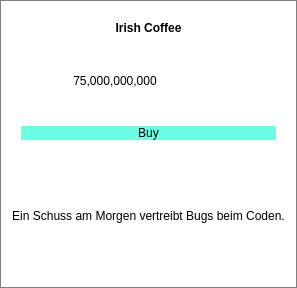
            <widget class="QFrame" name="upgradeFrameCoffee_4">
             <property name="enabled">
              <bool>true</bool>
             </property>
             <property name="minimumSize">
              <size>
               <width>208</width>
               <height>288</height>
              </size>
             </property>
             <property name="acceptDrops">
              <bool>true</bool>
             </property>
             <property name="styleSheet">
              <string notr="true">background: white;
border: 1px solid grey;</string>
             </property>
             <property name="frameShape">
              <enum>QFrame::StyledPanel</enum>
             </property>
             <property name="frameShadow">
              <enum>QFrame::Raised</enum>
             </property>
             <property name="lineWidth">
              <number>3</number>
             </property>
             <layout class="QVBoxLayout" name="verticalLayout_90">
              <item>
               <widget class="QFrame" name="frame_98">
                <property name="styleSheet">
                 <string notr="true">border: 0px;</string>
                </property>
                <property name="frameShape">
                 <enum>QFrame::StyledPanel</enum>
                </property>
                <property name="frameShadow">
                 <enum>QFrame::Raised</enum>
                </property>
                <layout class="QVBoxLayout" name="verticalLayout_91">
                 <item>
                  <widget class="QLabel" name="upgradeNameCoffee_4">
                   <property name="font">
                    <font>
                     <weight>75</weight>
                     <bold>true</bold>
                    </font>
                   </property>
                   <property name="text">
                    <string>Irish Coffee</string>
                   </property>
                   <property name="alignment">
                    <set>Qt::AlignCenter</set>
                   </property>
                  </widget>
                 </item>
                 <item>
                  <widget class="QFrame" name="frame_99">
                   <property name="frameShape">
                    <enum>QFrame::StyledPanel</enum>
                   </property>
                   <property name="frameShadow">
                    <enum>QFrame::Raised</enum>
                   </property>
                   <layout class="QHBoxLayout" name="horizontalLayout_63">
                    <item>
                     <widget class="QLabel" name="upgradeCostCoffee_4">
                      <property name="text">
                       <string>75,000,000,000</string>
                      </property>
                      <property name="alignment">
                       <set>Qt::AlignCenter</set>
                      </property>
                     </widget>
                    </item>
                    <item>
                     <widget class="QLabel" name="upgradeImgCoffee_4">
                      <property name="minimumSize">
                       <size>
                        <width>61</width>
                        <height>61</height>
                       </size>
                      </property>
                      <property name="maximumSize">
                       <size>
                        <width>61</width>
                        <height>61</height>
                       </size>
                      </property>
                      <property name="text">
                       <string/>
                      </property>
                      <property name="pixmap">
                       <pixmap resource="resources.qrc">:/images/u_coffee_4.png</pixmap>
                      </property>
                      <property name="scaledContents">
                       <bool>true</bool>
                      </property>
                     </widget>
                    </item>
                   </layout>
                  </widget>
                 </item>
                 <item>
                  <widget class="QPushButton" name="buyUpgradeCoffee_4">
                   <property name="minimumSize">
                    <size>
                     <width>80</width>
                     <height>0</height>
                    </size>
                   </property>
                   <property name="styleSheet">
                    <string notr="true">background:rgb(106, 255, 226);
font: 19pt &quot;Century Gothic&quot;;</string>
                   </property>
                   <property name="text">
                    <string>Buy</string>
                   </property>
                   <property name="default">
                    <bool>false</bool>
                   </property>
                  </widget>
                 </item>
                </layout>
               </widget>
              </item>
              <item>
               <widget class="QLabel" name="upgradeTextCoffee_4">
                <property name="styleSheet">
                 <string notr="true">border: 0px;
</string>
                </property>
                <property name="text">
                 <string>Ein Schuss am Morgen vertreibt Bugs beim Coden.</string>
                </property>
                <property name="alignment">
                 <set>Qt::AlignCenter</set>
                </property>
               </widget>
              </item>
             </layout>
            </widget>
